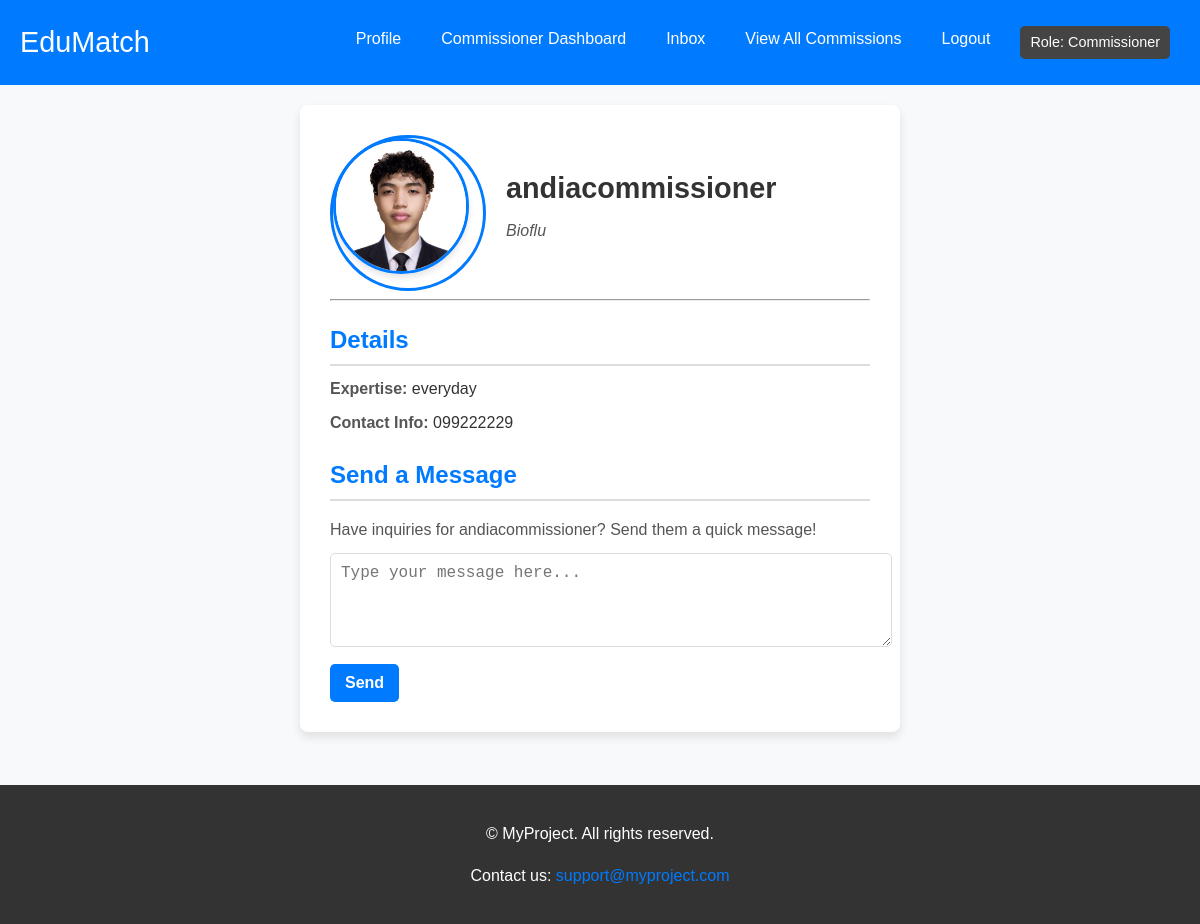
Screenshot of /commissioner/profile/27/ (signed in) with the database file from the repository.
### app/models.py (models this page shows, shortened)
class Profile(models.Model):
    user = models.OneToOneField(settings.AUTH_USER_MODEL, on_delete=models.CASCADE)
    bio = models.TextField(blank=True, null=True)
    expertise = models.CharField(max_length=255, blank=True, null=True)
    contact_info = models.CharField(max_length=100, blank=True, null=True)
    profile_picture = models.ImageField(upload_to='profile_pictures/', blank=True, null=True, default='profile_pictures/default.jpg')

class CustomUser(AbstractUser):
    ROLE_CHOICES = (
        ('student', 'Student'),
        ('commissioner', 'Commissioner'),
    )
    role = models.CharField(max_length=20, choices=ROLE_CHOICES, default='student')
    def is_commissioner(self):
        return self.role == 'commissioner'

### app/views.py (the view)
# urls.py: path('commissioner/profile/<int:pk>/', views.commissioner_profile_view, name='commissioner-profile'),
@login_required
def commissioner_profile_view(request, pk):
    commissioner = get_object_or_404(Profile, user__pk=pk)
    if not commissioner.user.is_commissioner():
        return HttpResponseForbidden('The requested profile does not belong to a commissioner.')
    context = {
        'profile': commissioner,
    }
    return render(request, 'app/commissioner/commissioner_profile.html', context)

### app/templates/app/commissioner/commissioner_profile.html (shortened to what this page needs)
{% extends 'app/base.html' %}
{% load static %}
{% block content %}
<link rel="stylesheet" href="{% static 'css/profile.css' %}">
<div class="commissioner-profile-container">
    <div class="commissioner-profile-section">
        <div class="profile-header-section">
            <div class="profile-picture">
                <img src="{{ profile.profile_picture.url }}" alt="{{ profile.user.username }}">
            </div>
            <div class="profile-info">
                <h1>{{ profile.user.username }}</h1>
                {% if profile.bio %}
                    <p class="profile-bio">{{ profile.bio }}</p>
                {% endif %}
            </div>
        </div>
        <hr>
        <div class="profile-details">
            <h2>Details</h2>
            <p><strong>Expertise:</strong> {{ profile.expertise|default:"N/A" }}</p>
            <p><strong>Contact Info:</strong> {{ profile.contact_info|default:"N/A" }}</p>
        </div>
        <div class="send-message-section">
            <h2>Send a Message</h2>
            <p>Have inquiries for {{ profile.user.username }}? Send them a quick message!</p>
            <form method="post" action="{% url 'send-message' profile.user.pk %}">
                <textarea name="content" placeholder="Type your message here..." rows="4" required></textarea>
                <button type="submit" class="btn">Send</button>
            </form>
        </div>
    </div>
</div>
{% endblock %}

### static/css/style.css (style rules this page uses)
body { font-family: Arial, sans-serif; line-height: 1.6; margin: 0; padding: 0; box-sizing: border-box; background: #EAF2F8; color: #333; }

### static/css/conversation.css (style rules this page uses)
body { background-color: #F5F5F5; font-family: 'Arial', sans-serif; }

### static/css/profile.css (style rules this page uses)
.profile-picture { width: 150px; height: 150px; border-radius: 50%; cursor: pointer; object-fit: cover; border: 3px solid #007bff; transition: transform 0.2s ease-in-out; }
.profile-details { margin-top: 20px; color: #555; line-height: 1.6; }
.commissioner-profile-container { display: flex; justify-content: center; align-items: flex-start; min-height: calc(100vh - 100px); background: #f8f9fa; padding: 20px; box-sizing: border-box; }
.commissioner-profile-section { background: #fff; padding: 30px; border-radius: 8px; box-shadow: 0 5px 10px rgba(0, 0, 0, 0.1); max-width: 600px; width: 100%; box-sizing: border-box; }
.profile-header-section { display: flex; align-items: center; gap: 20px; }
.profile-picture img { width: 130px; height: 130px; border-radius: 50%; object-fit: cover; box-shadow: 0 4px 6px rgba(0, 0, 0, 0.1); border: 3px solid #007bff; }
.profile-info { text-align: left; font-size: 1rem; line-height: 1.5; }
.profile-info h1 { font-size: 1.8rem; margin: 0; color: #333; }
.profile-info .profile-bio { font-style: italic; margin-top: 8px; color: #555; }
.profile-details { margin: 20px 0; text-align: left; }
.profile-details h2 { margin-bottom: 10px; font-size: 1.5rem; color: #007bff; border-bottom: 2px solid #ddd; padding-bottom: 5px; }
.profile-details p { margin: 8px 0; font-size: 1rem; color: #333; }
.profile-details p strong { color: #555; }
.send-message-section { text-align: left; }
.send-message-section h2 { font-size: 1.5rem; margin-bottom: 10px; color: #007bff; border-bottom: 2px solid #ddd; padding-bottom: 5px; }
.send-message-section p { margin-bottom: 10px; color: #555; font-size: 1rem; }
textarea { width: 100%; padding: 10px; border: 1px solid #ddd; border-radius: 5px; font-size: 1rem; margin-bottom: 10px; }
.btn { display: inline-block; padding: 10px 15px; font-size: 1rem; font-weight: bold; color: #fff; background-color: #007bff; border: none; border-radius: 5px; cursor: pointer; text-align: center; transition: background-color 0.3s ease; }

### rows the page displays
Profile: profile_picture (picture), user.username "andiacommissioner", bio "Bioflu", expertise "everyday", contact_info "099222229"
